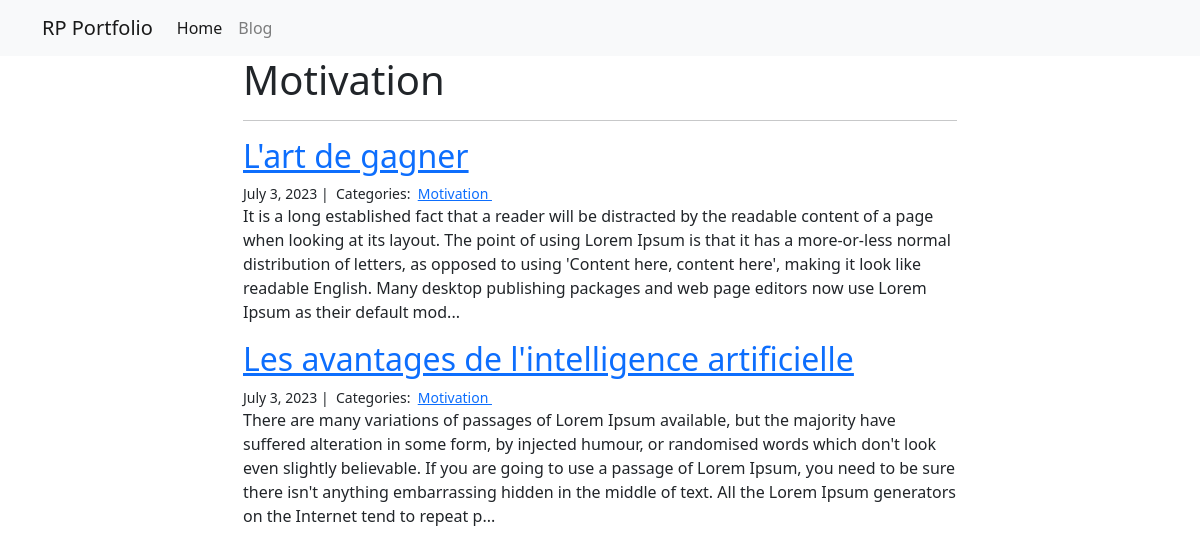
The app's page /blog/Motivation/ with its own data.
### blog/models.py (models this page shows)
class Category(models.Model):
    name = models.CharField(max_length=20)

class Post(models.Model):
    title = models.CharField(max_length=225)
    body = models.TextField()
    created_on = models.DateTimeField(auto_now_add=True)
    last_modified = models.DateTimeField(auto_now=True)
    categories = models.ManyToManyField('Category', related_name='posts')

### blog/views.py (the view)
# urls.py: path('<category>/', views.blog_category, name="blog_category"),
def blog_category(request, category):
    posts = Post.objects.filter(
        categories__name__contains=category
    ).order_by('-created_on')
    context = {
        "category": category,
        "posts": posts
    }
    return render(request, "blog_category.html", context)

### blog/templates/blog_category.html
{% extends "base.html" %}
{% block page_content %}
<div class="col-md-8 offset-md-2">
    <h1>{{ category | title }}</h1>
    <hr>
    {% for post in posts %}
        <h2><a href="{% url 'blog_detail' post.pk%}">{{ post.title }}</a></h2>
        <small>
            {{ post.created_on.date }} |&nbsp;
            Categories:&nbsp;
            {% for category in post.categories.all %}
            <a href="{% url 'blog_category' category.name %}">
                {{ category.name }}
            </a>&nbsp;
            {% endfor %}
        </small>
        <p>{{ post.body | slice:":400" }}...</p>
    {% endfor %}
</div>
{% endblock %}

### records on screen
Category: name "Motivation"
Post: title "L'art de gagner", created_on "July 3, 2023", body "It is a long established fact that a reader will be distracted by the readable content of a page when looking at its layout. The point of using Lorem Ipsum is that it has a more-or-less normal distribution of letters, as opposed to using 'Content here, content here', making it look like readable English. Many desktop publishing packages and web page editors now use Lorem Ipsum as their default mod"
Post: title "Les avantages de l'intelligence artificielle", created_on "July 3, 2023", body "There are many variations of passages of Lorem Ipsum available, but the majority have suffered alteration in some form, by injected humour, or randomised words which don't look even slightly believable. If you are going to use a passage of Lorem Ipsum, you need to be sure there isn't anything embarrassing hidden in the middle of text. All the Lorem Ipsum generators on the Internet tend to repeat p"
